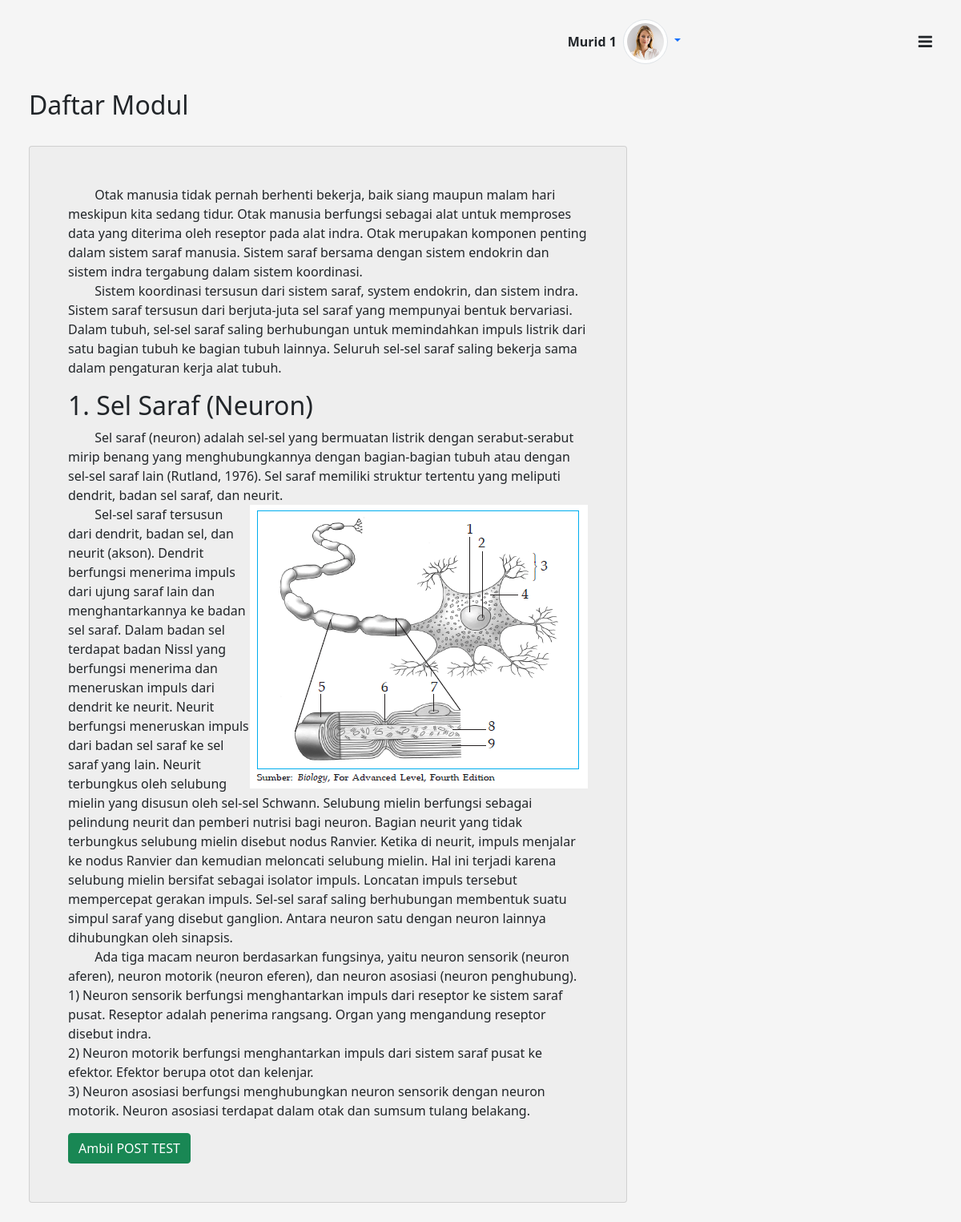
The page /student/module.php?module=1 (signed in) on the database its author committed.
### tables this page shows
CREATE TABLE `materi` (
  `id` int(10) NOT NULL,
  `materi_desc` mediumtext NOT NULL,
  `module_id` int(10) NOT NULL
);

### student/module.php (the view, shortened to what this page needs)
<?php
include('../config/db.php');
$modul = mysqli_real_escape_string($conn, $_GET['module']);
$sql = "SELECT * from materi where module_id = '{$modul}'";
$query = mysqli_query($conn, $sql);
$materi = mysqli_fetch_array($query, MYSQLI_ASSOC);
?>
<!doctype html>
<html class="no-js" lang="en" dir="ltr">
<head>
    <link rel="stylesheet" href="../node_modules/owl.carousel2/dist/assets/owl.carousel.min.css" />
    <link rel="stylesheet" href="../assets/css/e-learn.style.min.css">
    <link href="https://cdn.jsdelivr.net/npm/bootstrap@5.1.3/dist/css/bootstrap.min.css" rel="stylesheet"
>
    <link href="https://cdnjs.cloudflare.com/ajax/libs/twitter-bootstrap/5.0.1/css/bootstrap.min.css" rel="stylesheet">
    <link href="https://cdn.datatables.net/1.11.5/css/dataTables.bootstrap5.min.css" rel="stylesheet">
    <link href="../assets/css/style.css?v=<?php echo date("yymmdd") ?>" rel="stylesheet" />
</head>
<body>
    <div id="elearn-layout" class="theme-purple">
        <div class="main px-lg-4 px-md-4">
            <?php include('../layout/header.php'); ?>
            <div class="body d-flex py-lg-2 py-md-2">
                <div class="container-fluid">
                    <h2>Daftar Modul</h2>
                    <div class="row clearfix g-3 mt-3">
                        <div class="col-lg-8 col-md-12 flex-column">
                            <div class="row row-deck g-3">
                                <div class="col-12 col-xl-12 col-lg-12">
                                    <div class="card mb-3 color-bg-200">
                                        <div class="card-body p-5">
                                            <div><?php echo $materi['materi_desc'] ?></div>
                                            <div class="col mt-3">
                                                <a href="post_test.php?module=<?php echo $_GET['module'] ?>"
                                                    class="btn btn-success w-full">Ambil POST
                                                    TEST</a>
                                            </div>
                                        </div>
                                    </div>
                                </div>
                            </div>
                        </div>
                    </div>
                </div>
            </div>
        </div>
    </div>
</body>
</html>

### layout/header.php (shortened to what this page needs)
<div class="header">
    <nav class="navbar py-4">
        <div class="container-xxl">
            <div class="h-right d-flex align-items-center mr-5 mr-lg-0 order-1">
                <div class="dropdown user-profile ml-2 ml-sm-3 d-flex align-items-center zindex-popover">
                    <div class="u-info me-2">
                        <p class="mb-0 text-end line-height-sm "><span class="font-weight-bold">
                                <?php echo $_SESSION['name'] ?>
                            </span></p>
                    </div>
                    <a class="nav-link dropdown-toggle pulse p-0" href="#" role="button" data-bs-toggle="dropdown"
                        data-bs-display="static">
                        <img class="avatar lg rounded-circle img-thumbnail" src="../assets/images/profile_av.png"
                            alt="profile">
                    </a>
                </div>
            </div>
            <button class="navbar-toggler p-0 border-0 menu-toggle order-3" type="button" data-bs-toggle="collapse"
                data-bs-target="#mainHeader">
                <span class="fa fa-bars"></span>
            </button>
        </div>
    </nav>
</div>

### assets/css/style.css (style rules this page uses)
html, body { height: 100%; }
body { display: flex; align-items: center; padding-top: 40px; padding-bottom: 40px; background-color: #f5f5f5; }

### rows shown on the page
materi: materi_desc "Otak manusia tidak pernah berhenti bekerja, baik siang maupun malam hari meskipun kita sedang tidur. Otak manusia berfungsi sebagai alat untuk memproses data yang diterima oleh reseptor pada alat indra. Otak merupakan komponen penting dalam sistem saraf manusia. Sistem saraf bersama dengan sistem endokrin dan sistem indra tergabung dalam sistem koordinasi. Sistem koordinasi tersusun dari sistem saraf, system endokrin, dan sistem indra. Sistem saraf tersusun dari berjuta-juta sel saraf yang mempunyai bentuk bervariasi. Dalam tubuh, sel-sel saraf saling berhubungan untuk memindahkan impuls listrik dari satu bagian tubuh ke bagian tubuh lainnya. Seluruh sel-sel saraf saling bekerja sama dalam…", materi_desc (picture)

### other values the page prints
$_SESSION['name'] "Murid 1"
